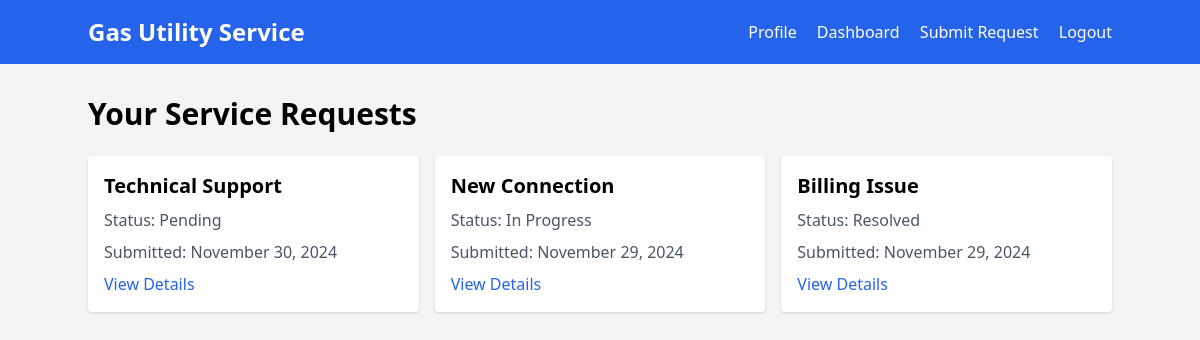
Screenshot of / (signed in) with the database file from the repository.
### customer_service/models.py (models this page shows, shortened)
class ServiceRequest(models.Model):
    STATUS_CHOICES = [
        ('PENDING', 'Pending'),
        ('IN_PROGRESS', 'In Progress'),
        ('RESOLVED', 'Resolved'),
    ]
    REQUEST_TYPES = [
        ('BILLING', 'Billing Issue'),
        ('TECHNICAL', 'Technical Support'),
        ('CONNECTION', 'New Connection'),
        ('DISCONNECTION', 'Disconnection'),
        ('OTHER', 'Other'),
    ]
    customer = models.ForeignKey(Customer, on_delete=models.CASCADE)
    request_type = models.CharField(max_length=20, choices=REQUEST_TYPES)
    description = models.TextField()
    status = models.CharField(max_length=20, choices=STATUS_CHOICES, default='PENDING')
    created_at = models.DateTimeField(auto_now_add=True)
    updated_at = models.DateTimeField(auto_now=True)
    attachment = models.FileField(upload_to='service_requests/', blank=True, null=True)

### customer_service/views.py (the view)
# urls.py: path('', views.dashboard, name='dashboard'),
@login_required
def dashboard(request):
    customer = request.user.customer
    service_requests = ServiceRequest.objects.filter(customer=customer).order_by('-created_at')
    return render(request, 'customer_service/dashboard.html', {'service_requests': service_requests})

### customer_service/templates/customer_service/dashboard.html
{% extends 'customer_service/base.html' %}
{% block content %}
<h1 class="text-3xl font-bold mb-6">Your Service Requests</h1>
<div class="grid grid-cols-1 md:grid-cols-2 lg:grid-cols-3 gap-4">
    {% for request in service_requests %}
    <div class="bg-white p-4 rounded shadow">
        <h2 class="text-xl font-semibold mb-2">{{ request.get_request_type_display }}</h2>
        <p class="text-gray-600 mb-2">Status: {{ request.get_status_display }}</p>
        <p class="text-gray-600 mb-2">Submitted: {{ request.created_at|date:"F d, Y" }}</p>
        <a href="{% url 'request_detail' request.id %}" class="text-blue-600 hover:underline">View Details</a>
    </div>
    {% empty %}
    <p class="col-span-3 text-center text-gray-600">You have no service requests.</p>
    {% endfor %}
</div>
{% endblock %}

### customer_service/templates/customer_service/base.html (shortened to what this page needs)
<!DOCTYPE html>
<html lang="en">
<head>
    <link href="https://cdn.jsdelivr.net/npm/tailwindcss@2.2.19/dist/tailwind.min.css" rel="stylesheet">
</head>
<body class="bg-gray-100">
    <nav class="bg-blue-600 p-4 text-white">
        <div class="container mx-auto flex justify-between items-center">
            <a href="{% url 'dashboard' %}" class="text-2xl font-bold">Gas Utility Service</a>
            <div>
                <a href="{% url 'user_profile' %}" class="mr-4">Profile</a>
                <a href="{% url 'dashboard' %}" class="mr-4">Dashboard</a>
                <a href="{% url 'submit_request' %}" class="mr-4">Submit Request</a>
                <form method="post" action="{% url 'logout' %}" class="inline">
                    <button type="submit" class="">Logout</button>
                </form>
            </div>
        </div>
    </nav>
    <div class="container mx-auto mt-8">
        {% block content %}
        {% endblock %}
    </div>
</body>
</html>

### rows the page displays
ServiceRequest: request_type "Technical Support", status "Pending", created_at "November 30, 2024"
ServiceRequest: request_type "New Connection", status "In Progress", created_at "November 29, 2024"
ServiceRequest: request_type "Billing Issue", status "Resolved", created_at "November 29, 2024"
